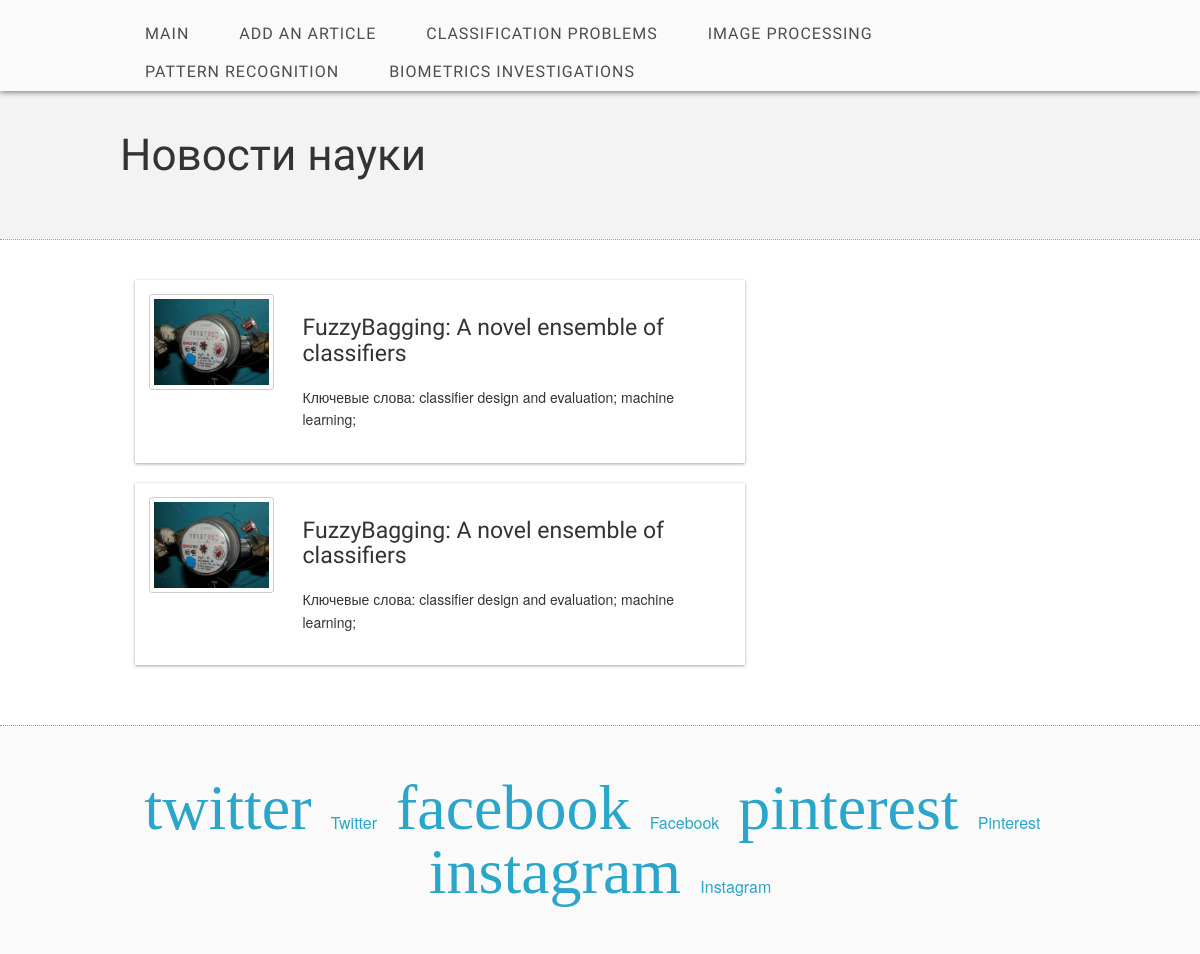
Page /news/rubrics/1/ on the earlier database version.
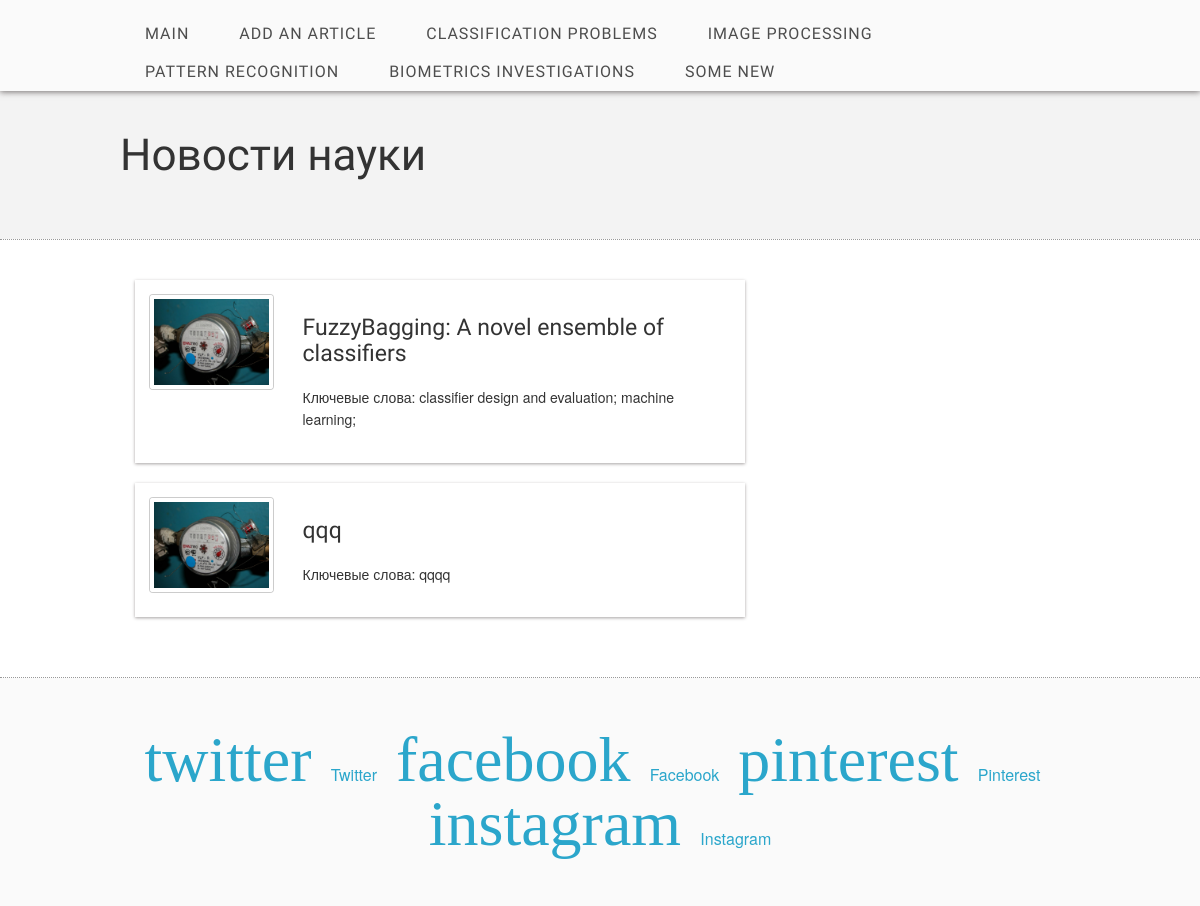
Same page on the later database version.
### news/models.py (models this page shows, shortened)
class Rubric(models.Model):
    name = models.CharField(max_length=255)

class Article(models.Model):
    title = models.CharField(max_length=255)
    keywords = models.CharField(max_length=255)
    annotation = models.TextField()
    hashtags = models.ManyToManyField(Hashtag)
    rubric = models.ForeignKey(Rubric, on_delete=models.CASCADE)

### news/views.py (the view)
# urls.py: path('rubrics/<int:id>/', views.rubric, name='rubric'),
def rubric(request, id):
    articles = Article.objects.filter(rubric=id)
    rubrics = Rubric.objects.all()
    current_rubric = Rubric.objects.get(pk=id)
    context = make_default_context({'articles': articles, 'rubrics': rubrics, 'current_rubric': current_rubric})
    return render(request, 'rubric.html', context)

### news/views.py (called while the page is built)
def make_default_context(context={}):
    return {'rubrics': Rubric.objects.all()} | context

### news/templates/rubric.html
{% extends "base.html" %}
{% block header %}
    <div class="row">
        <h1>Новости науки</h1>
    </div>
{% endblock %}
{% load static %}
{% block section %}
    <div class="section_main">
        <div class="row">
            <section class="eight columns">
                {% for article in articles %}
                <article class="blog_post">
                    <div class="three columns">
                        <a href="#" class="th"><img src="{% static 'images/a1.jpg' %}" alt="desc"/></a>
                    </div>
                    <div class="nine columns">
                        <a href="#"><h4>{{ article.title }}</h4></a>
                        <p>Ключевые слова: {{ article.keywords}}</p>
                    </div>
                </article>
                {% endfor %}
            </section>
        </div>
    </div>
{% endblock %}

### news/templates/base.html (shortened to what this page needs)
<!DOCTYPE html>
<html class="no-js" lang="en">
<head>
    {% load static %}
    <link rel="stylesheet" href="{% static 'stylesheets/foundation.min.css' %}">
    <link rel="stylesheet" href="{% static 'stylesheets/main.css' %}">
    <link rel="stylesheet" href="{% static 'stylesheets/app.css' %}">
    <link rel="stylesheet" href="{% static 'fonts/ligature.css' %}">
</head>
<body>
<nav>
    <div class="twelve columns header_nav">
        <div class="row">
            <ul id="menu-header" class="nav-bar horizontal">
              <li><a href="{% url 'index' %}">Main</a></li>
              <li><a href="{% url 'add-article' %}">Add an article</a></li>
              {% for rubric in rubrics %}
                <li><a href="{% url 'rubric' rubric.pk %}">{{ rubric.name }}</a></li>
              {% endfor %}
            </ul>
        </div>
    </div>
</nav>
<header>
{% block header %}{% endblock %}
</header>
<section class="section_light">
{% block section %}{% endblock %}
</section>
    <footer>
        <div class="row">
            <div class="twelve columns footer">
                <a href="" class="lsf-icon" style="font-size:16px; margin-right:15px" title="twitter">Twitter</a>
                <a href="" class="lsf-icon" style="font-size:16px; margin-right:15px" title="facebook">Facebook</a>
                <a href="" class="lsf-icon" style="font-size:16px; margin-right:15px" title="pinterest">Pinterest</a>
                <a href="" class="lsf-icon" style="font-size:16px" title="instagram">Instagram</a>
            </div>
        </div>
    </footer>
</body>
</html>

### news/static/stylesheets/main.css (style rules this page uses)
.lsf-icon:before { content:attr(title); margin-right:0.3em; font-size:64px; font-family: 'LigatureSymbols'; -webkit-text-rendering: optimizeLegibility; -moz-text-rendering: optimizeLegibility; -ms-text-rendering: optimizeLegibility; -o-text-rendering: optimizeLegibility; text-rendering: optimizeLegibility; -webkit-font-smoothing: antialiased; -moz-font-smoothing: antialiased; -ms-font-smoothing: antialiased; -o-font-smoothing: antialiased; font-smoothing: antialiased; }
body { background: #fafafa }
.row { width: 960px }
header { background: #f3f3f3; clear:both; padding: 20px 0 40px }
.header_nav { background: #fafafa; padding: 15px 0 0; box-shadow: 0 1px 6px rgba(34, 25, 25, 0.6); z-index: 999 }
.blog_post { clear: both; padding: 15px 0; overflow:auto; margin-bottom: 20px; background:#FFF; box-shadow: 0 1px 3px rgba(34, 25, 25, 0.4) }
p { color: #333 }
h1,h2,h3,h4 { font-family:'Open Sans Condensed',sans-serif; font-weight: normal; color: #333; margin: 20px 0 }
.section_light { background: #FFF; border-top: 1px dotted #999; border-bottom: 1px dotted #999; padding: 20px 0; clear:both }
.section_main { padding: 20px 0 }
.nav-bar { margin-top: 0; background: none }
.nav-bar > li { border: 0; padding: 0; font-family: 'Open Sans Condensed',sans-serif; letter-spacing: 1px; box-shadow: none }
.nav-bar > li > a:first-child { font-size: 16px; text-transform: uppercase; padding: 0 25px }
.nav-bar > li:last-child { border: 0; box-shadow: none }
.nav-bar > li > a { color: #4d4d4d }
.footer { text-align:center; padding: 50px 0 }

Differences in the rows shown:
removed Article: title "FuzzyBagging: A novel ensemble of classifiers", keywords "classifier design and evaluation; machine learning;"
added Rubric: name "SOME NEW"
added Article: title "qqq", keywords "qqqq"
